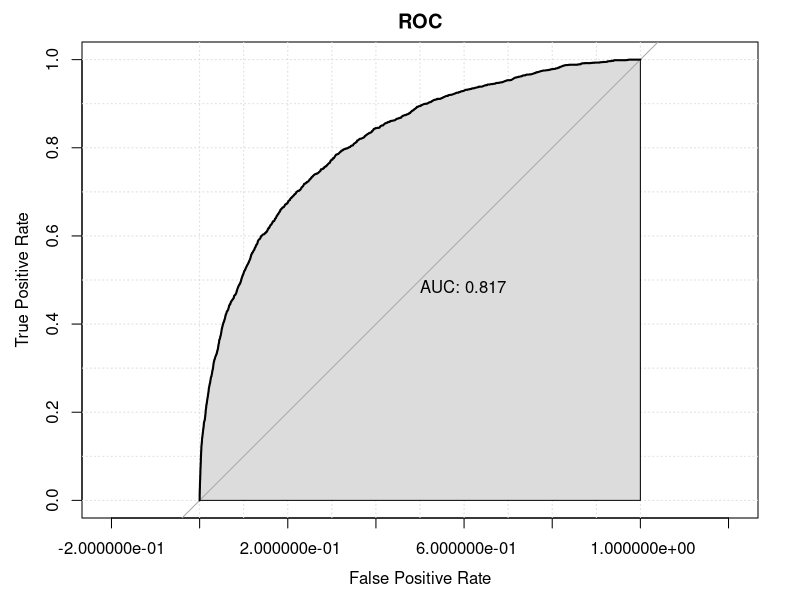
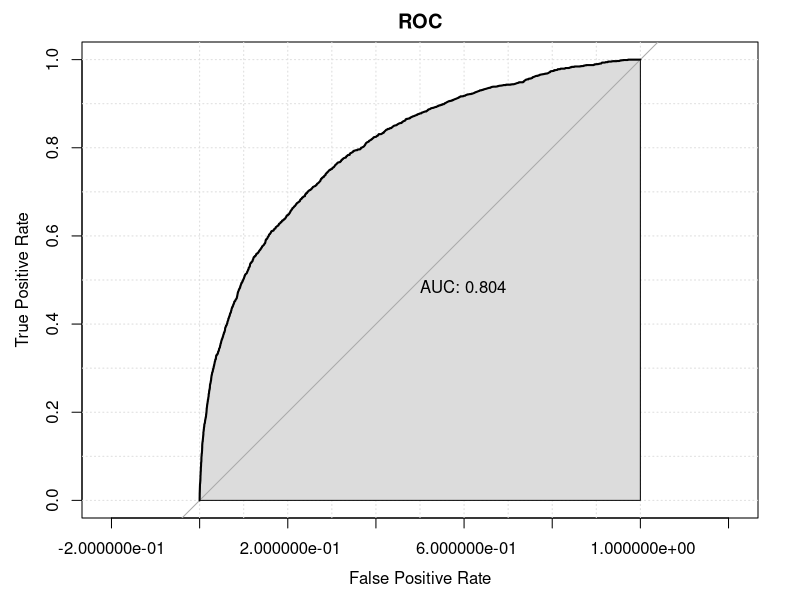

These charts were generated, in order, by the following R code:
#===#===#===#===#===#===#===#===#===#===#
# PSYC 560                              #
# Week #4: Classification I             #
# Instructor: Heungsun Hwang            #
# TA: Gyeongcheol Cho                   #
#===#===#===#===#===#===#===#===#===#===#

#install.packages('caret') # for making confusion Matrix
#install.packages('pROC')  # for plotting ROC curve

# 1. Load packages and import data
  library(caret) 
  library(pROC)
  setwd('C:\\Users\\cheol\\Dropbox\\Mcgill\\Lecture\\Machine_Learning_Hwang\\2023_Winter\\W04_Logistic_Regression')
        
  mydata = read.csv("BBB_training.csv") 
  mydata$buyer = as.factor(mydata$buyer)
#  mydata$gender = as.factor(mydata$gender)
  head(mydata)
    
  mydata_test = read.csv("BBB_test.csv") 
  mydata_test$buyer = as.factor(mydata_test$buyer)
#  mydata_test$gender = as.factor(mydata_test$gender)
  head(mydata_test)

# 2. Logistic Regression ----
  ## 2.1 Run a model ----
  log.fit = glm(buyer ~ gender + last + book + art + child
                         + youth + cook + do_it + reference + geog,
                         data = mydata , family = binomial)
  summary(log.fit)
  Exp_b_CI=exp(cbind(coef(log.fit), confint(log.fit))) # obtain estimates of exp(B) and their 95%CI 
  Exp_b_CI
  
  ## 2.2 Additional Analysis ----
  ### on training sample ----
  log.prob.y.tr = predict(log.fit, type = "response") # calculate individual probabilities
    # type = "response" tells R to calculate P(Y = 1|X) for each observation
  log.pred.y.tr = ifelse(log.prob.y.tr>.5,1,0) # calculate predicted values using .5 cutoff
  log.pred.y.tr = as.factor(log.pred.y.tr)
  confusionMatrix(data = log.pred.y.tr, reference = mydata$buyer, positive = "1") # obtain confusion matrix
  log.roc.tr = roc(mydata$buyer,log.prob.y.tr,auc=TRUE) # plot the ROC curve with AUC 
  plot(log.roc.tr,print.auc=TRUE, legacy.axes=TRUE,
        ylab = "True Positive Rate",xlab = "False Positive Rate",main = "ROC",
        auc.polygon=TRUE,grid=TRUE)
    # legacy.axes = TRUE if the x-axis must be plotted as increasing FPR(1-specificity)
    # auc.polygon = TRUE if you want to color the area under the ROC curve. 
  
  ### on test sample ----
  log.prob.y.tt = predict(log.fit, mydata_test, type = "response")
  log.pred.y.tt = ifelse(log.prob.y.tt>.5,1,0)
  log.pred.y.tt = as.factor(log.pred.y.tt)
  confusionMatrix(data = log.pred.y.tt, reference = mydata_test$buyer, positive = "1")
  log.roc.tt = roc(mydata_test$buyer,log.prob.y.tt,auc=TRUE) # plot the ROC curve with AUC 
  plot(log.roc.tt,print.auc=TRUE,legacy.axes=TRUE,
       ylab = "True Positive Rate",xlab = "False Positive Rate",main = "ROC",
       auc.polygon=TRUE,grid=TRUE)